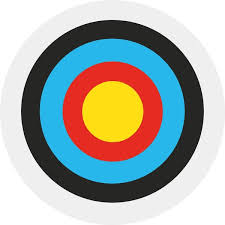
#> input picture Image Processing/download.jpeg, 225 x 225 px
$ python 2.3.py
#> lines starting #> are read from the running program, lines starting #| are printed output that depends on the picture
import numpy as np
import cv2
img = cv2.imread('download.jpeg')
#> img is the input picture: shape (225, 225, 3); mean B, G, R 169.7, 174, 169.6
gamma_point_four = np.array(255*(img/255)**0.4,dtype='uint8')
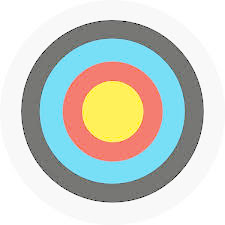
#> gamma_point_four: shape (225, 225, 3); mean B, G, R 201.2, 207.7, 202.6
gamma_one_point_two = np.array(255*(img/255)**1.2,dtype='uint8')
gamma_two_point_four = np.array(255*(img/255)**2.4,dtype='uint8')
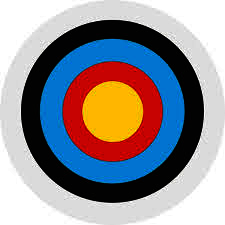
#> gamma_two_point_four: shape (225, 225, 3); mean B, G, R 148, 143.2, 147.2
img3 = cv2.hconcat([img,gamma_point_four])
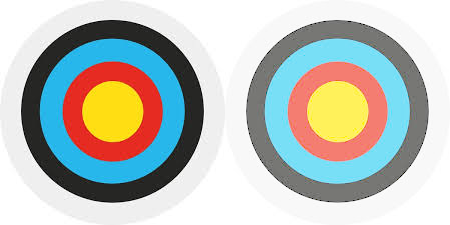
#> img3: shape (225, 450, 3); mean B, G, R 185.4, 190.8, 186.1
img4 = cv2.hconcat([gamma_one_point_two,gamma_two_point_four])
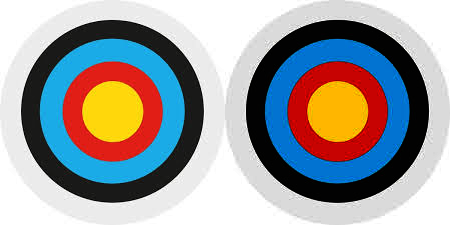
#> img4: shape (225, 450, 3); mean B, G, R 156, 154.9, 155.3
cv2.imshow('a1',img3)
cv2.imshow('a2',img4)
cv2.waitKey(0)
cv2.destroyAllWindows()
